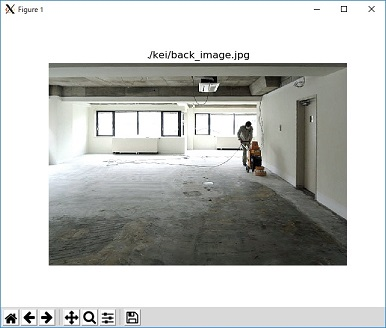
#> input picture docs_imgs/Execution.jpg, 386 x 328 px
$ python GetPoint.py docs_imgs/Execution.jpg
#> lines starting #> are read from the running program, lines starting #| are printed output that depends on the picture
# coding: utf-8
#Copyright (c) 2018  Shotaro Ishigami
#クリックした場所の座標を表示します。
import matplotlib
matplotlib.use('TkAgg')
import numpy as np
import pylab
from PIL import Image
import matplotlib.pyplot as plt
import glob
import sys,csv,os

args=sys.argv

FLAG=False
resize_width=600 #横幅600pxにリサイズ

if(len(args) != 2):
    print( "ディレクトリを指定してください。")
    print ("例:~/Background/")
    sys.exit()


files=glob.glob(args[1]+"*.jpg")
print("全ての背景画像を"+str(resize_width)+"pxにリサイズ中...")
for f in files:
    img=Image.open(f)
    resize_rate=float(resize_width)/img.width
    # print(resize_rate)

    img_resize = img.resize((int(img.width*resize_rate), int(img.height*resize_rate)))
    img_resize.save(f)


with open('./GetPoint.csv', 'w') as f:
        writer = csv.writer(f)
        writer.writerow(['filename','xmin','ymin','xmax','ymax'])

# [41 lines left out: functions onclick, ondrag, onkey, not called in this run]


def onrelease(event):
    global FLAG
    FLAG=False


# [8 lines left out: function drawRect, not called in this run]


for images in glob.glob(args[1]+"*"):
    x1=0
    y1=0
    x2=0
    y2=0
    data=[]
    base=os.path.basename(images)
    image=Image.open(images)
#> image is the input picture: PIL image 386x328 RGB; mean R, G, B 192.8, 194.1, 191.4
    image_list=np.asarray(image)


    plt.figure()
    plt.subplot(1,1,1)

    Rect = [ [ [x1,x2], [y1,y1] ],
            [ [x2,x2], [y1,y2] ],
            [ [x1,x2], [y2,y2] ],
            [ [x1,x1], [y1,y2] ] ]

    lns = []
    for rect in Rect:
        ln, = plt.plot(rect[0],rect[1],color='r',lw=2)
        lns.append(ln)

    plt.connect('button_press_event', onclick)
    plt.connect('motion_notify_event',ondrag)
    plt.connect('button_release_event',onrelease)
    plt.connect('key_press_event',onkey)

    plt.title(images)
    im=plt.imshow(image_list)
    plt.clim(im.get_clim())
    plt.axis('off')

    plt.show()
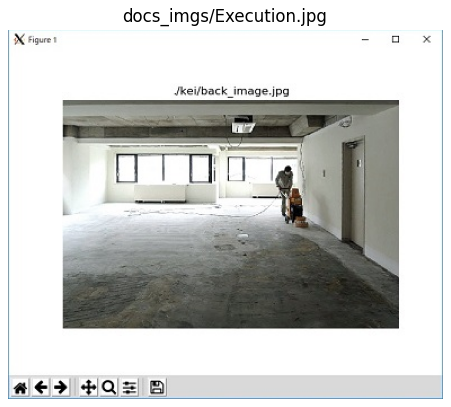
#> figure drawn by matplotlib, 1 panel
